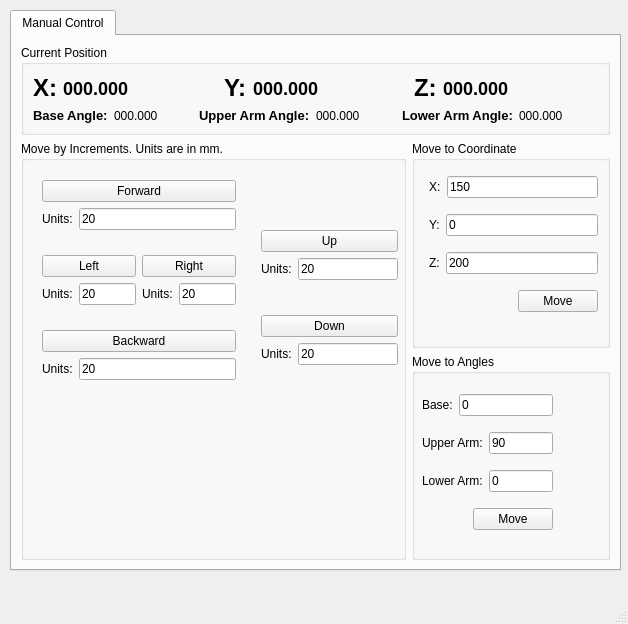
<?xml version="1.0" encoding="UTF-8"?>
<ui version="4.0">
 <class>MainWindow</class>
 <widget class="QMainWindow" name="MainWindow">
  <property name="geometry">
   <rect>
    <x>0</x>
    <y>0</y>
    <width>628</width>
    <height>624</height>
   </rect>
  </property>
  <property name="windowTitle">
   <string>DobotPi</string>
  </property>
  <property name="styleSheet">
   <string notr="true"/>
  </property>
  <property name="unifiedTitleAndToolBarOnMac">
   <bool>false</bool>
  </property>
  <widget class="QWidget" name="centralwidget">
   <widget class="QTabWidget" name="tabWidget">
    <property name="geometry">
     <rect>
      <x>10</x>
      <y>10</y>
      <width>611</width>
      <height>561</height>
     </rect>
    </property>
    <property name="styleSheet">
     <string notr="true"/>
    </property>
    <property name="currentIndex">
     <number>0</number>
    </property>
    <widget class="QWidget" name="tabManualControl">
     <attribute name="title">
      <string>Manual Control</string>
     </attribute>
     <layout class="QVBoxLayout" name="verticalLayout_2">
      <item>
       <widget class="QGroupBox" name="groupBox_5">
        <property name="title">
         <string>Current Position</string>
        </property>
        <layout class="QVBoxLayout" name="verticalLayout_13">
         <item>
          <layout class="QVBoxLayout" name="verticalLayout_12">
           <item>
            <layout class="QHBoxLayout" name="horizontalLayout_19">
             <item>
              <widget class="QLabel" name="label_18">
               <property name="sizePolicy">
                <sizepolicy hsizetype="Fixed" vsizetype="Preferred">
                 <horstretch>0</horstretch>
                 <verstretch>0</verstretch>
                </sizepolicy>
               </property>
               <property name="text">
                <string>&lt;html&gt;&lt;head/&gt;&lt;body&gt;&lt;p&gt;&lt;span style=&quot; font-size:18pt; font-weight:600;&quot;&gt;X:&lt;/span&gt;&lt;/p&gt;&lt;/body&gt;&lt;/html&gt;</string>
               </property>
              </widget>
             </item>
             <item>
              <widget class="QLabel" name="labelCurrentXValue">
               <property name="styleSheet">
                <string notr="true">font-weight: bold;
font-size: 18px;</string>
               </property>
               <property name="text">
                <string>000.000</string>
               </property>
              </widget>
             </item>
             <item>
              <widget class="QLabel" name="label_19">
               <property name="sizePolicy">
                <sizepolicy hsizetype="Fixed" vsizetype="Preferred">
                 <horstretch>0</horstretch>
                 <verstretch>0</verstretch>
                </sizepolicy>
               </property>
               <property name="text">
                <string>&lt;html&gt;&lt;head/&gt;&lt;body&gt;&lt;p&gt;&lt;span style=&quot; font-size:18pt; font-weight:600;&quot;&gt;Y:&lt;/span&gt;&lt;/p&gt;&lt;/body&gt;&lt;/html&gt;</string>
               </property>
              </widget>
             </item>
             <item>
              <widget class="QLabel" name="labelCurrentYValue">
               <property name="styleSheet">
                <string notr="true">font-weight: bold;
font-size: 18px;</string>
               </property>
               <property name="text">
                <string>000.000</string>
               </property>
              </widget>
             </item>
             <item>
              <widget class="QLabel" name="label_20">
               <property name="sizePolicy">
                <sizepolicy hsizetype="Fixed" vsizetype="Preferred">
                 <horstretch>0</horstretch>
                 <verstretch>0</verstretch>
                </sizepolicy>
               </property>
               <property name="text">
                <string>&lt;html&gt;&lt;head/&gt;&lt;body&gt;&lt;p&gt;&lt;span style=&quot; font-size:18pt; font-weight:600;&quot;&gt;Z:&lt;/span&gt;&lt;/p&gt;&lt;/body&gt;&lt;/html&gt;</string>
               </property>
              </widget>
             </item>
             <item>
              <widget class="QLabel" name="labelCurrentZValue">
               <property name="styleSheet">
                <string notr="true">font-weight: bold;
font-size: 18px;</string>
               </property>
               <property name="text">
                <string>000.000</string>
               </property>
              </widget>
             </item>
            </layout>
           </item>
           <item>
            <layout class="QHBoxLayout" name="horizontalLayout_20">
             <item>
              <widget class="QLabel" name="label_24">
               <property name="sizePolicy">
                <sizepolicy hsizetype="Fixed" vsizetype="Preferred">
                 <horstretch>0</horstretch>
                 <verstretch>0</verstretch>
                </sizepolicy>
               </property>
               <property name="text">
                <string>&lt;html&gt;&lt;head/&gt;&lt;body&gt;&lt;p&gt;&lt;span style=&quot; font-size:10pt; font-weight:600;&quot;&gt;Base Angle:&lt;/span&gt;&lt;/p&gt;&lt;/body&gt;&lt;/html&gt;</string>
               </property>
              </widget>
             </item>
             <item>
              <widget class="QLabel" name="labelBaseAngleValue">
               <property name="text">
                <string>000.000</string>
               </property>
              </widget>
             </item>
             <item>
              <widget class="QLabel" name="label_28">
               <property name="sizePolicy">
                <sizepolicy hsizetype="Fixed" vsizetype="Preferred">
                 <horstretch>0</horstretch>
                 <verstretch>0</verstretch>
                </sizepolicy>
               </property>
               <property name="text">
                <string>&lt;html&gt;&lt;head/&gt;&lt;body&gt;&lt;p&gt;&lt;span style=&quot; font-size:10pt; font-weight:600;&quot;&gt;Upper Arm Angle:&lt;/span&gt;&lt;/p&gt;&lt;/body&gt;&lt;/html&gt;</string>
               </property>
              </widget>
             </item>
             <item>
              <widget class="QLabel" name="labelUpperArmAngleValue">
               <property name="text">
                <string>000.000</string>
               </property>
              </widget>
             </item>
             <item>
              <widget class="QLabel" name="label_26">
               <property name="sizePolicy">
                <sizepolicy hsizetype="Fixed" vsizetype="Preferred">
                 <horstretch>0</horstretch>
                 <verstretch>0</verstretch>
                </sizepolicy>
               </property>
               <property name="text">
                <string>&lt;html&gt;&lt;head/&gt;&lt;body&gt;&lt;p&gt;&lt;span style=&quot; font-size:10pt; font-weight:600;&quot;&gt;Lower Arm Angle:&lt;/span&gt;&lt;/p&gt;&lt;/body&gt;&lt;/html&gt;</string>
               </property>
              </widget>
             </item>
             <item>
              <widget class="QLabel" name="labelLowerArmAngleValue">
               <property name="text">
                <string>000.000</string>
               </property>
              </widget>
             </item>
            </layout>
           </item>
          </layout>
         </item>
        </layout>
       </widget>
      </item>
      <item>
       <layout class="QHBoxLayout" name="horizontalLayout">
        <item>
         <widget class="QGroupBox" name="groupBox_3">
          <property name="sizePolicy">
           <sizepolicy hsizetype="MinimumExpanding" vsizetype="Expanding">
            <horstretch>0</horstretch>
            <verstretch>0</verstretch>
           </sizepolicy>
          </property>
          <property name="minimumSize">
           <size>
            <width>385</width>
            <height>0</height>
           </size>
          </property>
          <property name="maximumSize">
           <size>
            <width>16777215</width>
            <height>16777215</height>
           </size>
          </property>
          <property name="title">
           <string>Move by Increments. Units are in mm.</string>
          </property>
          <widget class="QWidget" name="layoutWidget">
           <property name="geometry">
            <rect>
             <x>240</x>
             <y>60</y>
             <width>137</width>
             <height>194</height>
            </rect>
           </property>
           <layout class="QVBoxLayout" name="verticalLayout_10">
            <item>
             <layout class="QVBoxLayout" name="verticalLayout_5">
              <item>
               <widget class="QPushButton" name="pushButtonStepUp">
                <property name="text">
                 <string>Up</string>
                </property>
               </widget>
              </item>
              <item>
               <layout class="QHBoxLayout" name="horizontalLayout_10">
                <item>
                 <widget class="QLabel" name="label_13">
                  <property name="sizePolicy">
                   <sizepolicy hsizetype="Fixed" vsizetype="Preferred">
                    <horstretch>0</horstretch>
                    <verstretch>0</verstretch>
                   </sizepolicy>
                  </property>
                  <property name="text">
                   <string>Units:</string>
                  </property>
                 </widget>
                </item>
                <item>
                 <widget class="QLineEdit" name="lineEditStepUpSize">
                  <property name="text">
                   <string>20</string>
                  </property>
                 </widget>
                </item>
               </layout>
              </item>
             </layout>
            </item>
            <item>
             <layout class="QVBoxLayout" name="verticalLayout_6">
              <item>
               <widget class="QPushButton" name="pushButtonStepDown">
                <property name="text">
                 <string>Down</string>
                </property>
               </widget>
              </item>
              <item>
               <layout class="QHBoxLayout" name="horizontalLayout_11">
                <item>
                 <widget class="QLabel" name="label_14">
                  <property name="sizePolicy">
                   <sizepolicy hsizetype="Fixed" vsizetype="Preferred">
                    <horstretch>0</horstretch>
                    <verstretch>0</verstretch>
                   </sizepolicy>
                  </property>
                  <property name="text">
                   <string>Units:</string>
                  </property>
                 </widget>
                </item>
                <item>
                 <widget class="QLineEdit" name="lineEditStepDownSize">
                  <property name="text">
                   <string>20</string>
                  </property>
                 </widget>
                </item>
               </layout>
              </item>
             </layout>
            </item>
           </layout>
          </widget>
          <widget class="QWidget" name="layoutWidget">
           <property name="geometry">
            <rect>
             <x>21</x>
             <y>20</y>
             <width>194</width>
             <height>238</height>
            </rect>
           </property>
           <layout class="QVBoxLayout" name="verticalLayout_14">
            <item>
             <layout class="QVBoxLayout" name="verticalLayout_4">
              <item>
               <widget class="QPushButton" name="pushButtonStepForward">
                <property name="text">
                 <string>Forward</string>
                </property>
               </widget>
              </item>
              <item>
               <layout class="QHBoxLayout" name="horizontalLayout_9">
                <item>
                 <widget class="QLabel" name="label_9">
                  <property name="sizePolicy">
                   <sizepolicy hsizetype="Fixed" vsizetype="Preferred">
                    <horstretch>0</horstretch>
                    <verstretch>0</verstretch>
                   </sizepolicy>
                  </property>
                  <property name="text">
                   <string>Units:</string>
                  </property>
                 </widget>
                </item>
                <item>
                 <widget class="QLineEdit" name="lineEditStepForwardSize">
                  <property name="text">
                   <string>20</string>
                  </property>
                 </widget>
                </item>
               </layout>
              </item>
             </layout>
            </item>
            <item>
             <layout class="QHBoxLayout" name="horizontalLayout_21">
              <item>
               <layout class="QVBoxLayout" name="verticalLayout_9">
                <item>
                 <widget class="QPushButton" name="pushButtonStepLeft">
                  <property name="text">
                   <string>Left</string>
                  </property>
                 </widget>
                </item>
                <item>
                 <layout class="QHBoxLayout" name="horizontalLayout_14">
                  <item>
                   <widget class="QLabel" name="label_12">
                    <property name="sizePolicy">
                     <sizepolicy hsizetype="Fixed" vsizetype="Preferred">
                      <horstretch>0</horstretch>
                      <verstretch>0</verstretch>
                     </sizepolicy>
                    </property>
                    <property name="text">
                     <string>Units:</string>
                    </property>
                   </widget>
                  </item>
                  <item>
                   <widget class="QLineEdit" name="lineEditStepLeftSize">
                    <property name="text">
                     <string>20</string>
                    </property>
                   </widget>
                  </item>
                 </layout>
                </item>
               </layout>
              </item>
              <item>
               <layout class="QVBoxLayout" name="verticalLayout_7">
                <item>
                 <widget class="QPushButton" name="pushButtonStepRight">
                  <property name="text">
                   <string>Right</string>
                  </property>
                 </widget>
                </item>
                <item>
                 <layout class="QHBoxLayout" name="horizontalLayout_12">
                  <item>
                   <widget class="QLabel" name="label_11">
                    <property name="sizePolicy">
                     <sizepolicy hsizetype="Fixed" vsizetype="Preferred">
                      <horstretch>0</horstretch>
                      <verstretch>0</verstretch>
                     </sizepolicy>
                    </property>
                    <property name="text">
                     <string>Units:</string>
                    </property>
                   </widget>
                  </item>
                  <item>
                   <widget class="QLineEdit" name="lineEditStepRightSize">
                    <property name="text">
                     <string>20</string>
                    </property>
                   </widget>
                  </item>
                 </layout>
                </item>
               </layout>
              </item>
             </layout>
            </item>
            <item>
             <layout class="QVBoxLayout" name="verticalLayout_8">
              <item>
               <widget class="QPushButton" name="pushButtonStepBackward">
                <property name="text">
                 <string>Backward</string>
                </property>
               </widget>
              </item>
              <item>
               <layout class="QHBoxLayout" name="horizontalLayout_13">
                <item>
                 <widget class="QLabel" name="label_10">
                  <property name="sizePolicy">
                   <sizepolicy hsizetype="Fixed" vsizetype="Preferred">
                    <horstretch>0</horstretch>
                    <verstretch>0</verstretch>
                   </sizepolicy>
                  </property>
                  <property name="text">
                   <string>Units:</string>
                  </property>
                 </widget>
                </item>
                <item>
                 <widget class="QLineEdit" name="lineEditStepBackwardSize">
                  <property name="text">
                   <string>20</string>
                  </property>
                 </widget>
                </item>
               </layout>
              </item>
             </layout>
            </item>
           </layout>
          </widget>
         </widget>
        </item>
        <item>
         <layout class="QVBoxLayout" name="verticalLayout">
          <item>
           <widget class="QGroupBox" name="groupBox_4">
            <property name="sizePolicy">
             <sizepolicy hsizetype="Expanding" vsizetype="Expanding">
              <horstretch>0</horstretch>
              <verstretch>0</verstretch>
             </sizepolicy>
            </property>
            <property name="title">
             <string>Move to Coordinate</string>
            </property>
            <widget class="QWidget" name="layoutWidget">
             <property name="geometry">
              <rect>
               <x>17</x>
               <y>25</y>
               <width>169</width>
               <height>158</height>
              </rect>
             </property>
             <layout class="QVBoxLayout" name="verticalLayout_11">
              <item>
               <layout class="QHBoxLayout" name="horizontalLayout_15">
                <item>
                 <widget class="QLabel" name="label_15">
                  <property name="sizePolicy">
                   <sizepolicy hsizetype="Fixed" vsizetype="Preferred">
                    <horstretch>0</horstretch>
                    <verstretch>0</verstretch>
                   </sizepolicy>
                  </property>
                  <property name="text">
                   <string>X:</string>
                  </property>
                 </widget>
                </item>
                <item>
                 <widget class="QLineEdit" name="lineEditMoveToX">
                  <property name="text">
                   <string>150</string>
                  </property>
                 </widget>
                </item>
               </layout>
              </item>
              <item>
               <layout class="QHBoxLayout" name="horizontalLayout_16">
                <item>
                 <widget class="QLabel" name="label_16">
                  <property name="sizePolicy">
                   <sizepolicy hsizetype="Fixed" vsizetype="Preferred">
                    <horstretch>0</horstretch>
                    <verstretch>0</verstretch>
                   </sizepolicy>
                  </property>
                  <property name="text">
                   <string>Y:</string>
                  </property>
                 </widget>
                </item>
                <item>
                 <widget class="QLineEdit" name="lineEditMoveToY">
                  <property name="text">
                   <string>0</string>
                  </property>
                 </widget>
                </item>
               </layout>
              </item>
              <item>
               <layout class="QHBoxLayout" name="horizontalLayout_17">
                <item>
                 <widget class="QLabel" name="label_17">
                  <property name="sizePolicy">
                   <sizepolicy hsizetype="Fixed" vsizetype="Preferred">
                    <horstretch>0</horstretch>
                    <verstretch>0</verstretch>
                   </sizepolicy>
                  </property>
                  <property name="text">
                   <string>Z:</string>
                  </property>
                 </widget>
                </item>
                <item>
                 <widget class="QLineEdit" name="lineEditMoveToZ">
                  <property name="text">
                   <string>200</string>
                  </property>
                 </widget>
                </item>
               </layout>
              </item>
              <item>
               <layout class="QHBoxLayout" name="horizontalLayout_18">
                <item>
                 <spacer name="horizontalSpacer_4">
                  <property name="orientation">
                   <enum>Qt::Horizontal</enum>
                  </property>
                  <property name="sizeHint" stdset="0">
                   <size>
                    <width>40</width>
                    <height>20</height>
                   </size>
                  </property>
                 </spacer>
                </item>
                <item>
                 <widget class="QPushButton" name="pushButtonMoveToCoordinate">
                  <property name="text">
                   <string>Move</string>
                  </property>
                 </widget>
                </item>
               </layout>
              </item>
             </layout>
            </widget>
           </widget>
          </item>
          <item>
           <widget class="QGroupBox" name="groupBox_6">
            <property name="sizePolicy">
             <sizepolicy hsizetype="Expanding" vsizetype="Expanding">
              <horstretch>0</horstretch>
              <verstretch>0</verstretch>
             </sizepolicy>
            </property>
            <property name="title">
             <string>Move to Angles</string>
            </property>
            <widget class="QWidget" name="layoutWidget_2">
             <property name="geometry">
              <rect>
               <x>10</x>
               <y>30</y>
               <width>131</width>
               <height>158</height>
              </rect>
             </property>
             <layout class="QVBoxLayout" name="verticalLayout_15">
              <item>
               <layout class="QHBoxLayout" name="horizontalLayout_22">
                <item>
                 <widget class="QLabel" name="label_21">
                  <property name="sizePolicy">
                   <sizepolicy hsizetype="Fixed" vsizetype="Preferred">
                    <horstretch>0</horstretch>
                    <verstretch>0</verstretch>
                   </sizepolicy>
                  </property>
                  <property name="text">
                   <string>Base:</string>
                  </property>
                 </widget>
                </item>
                <item>
                 <widget class="QLineEdit" name="lineEditMoveToBaseAngle">
                  <property name="text">
                   <string>0</string>
                  </property>
                 </widget>
                </item>
               </layout>
              </item>
              <item>
               <layout class="QHBoxLayout" name="horizontalLayout_23">
                <item>
                 <widget class="QLabel" name="label_22">
                  <property name="sizePolicy">
                   <sizepolicy hsizetype="Fixed" vsizetype="Preferred">
                    <horstretch>0</horstretch>
                    <verstretch>0</verstretch>
                   </sizepolicy>
                  </property>
                  <property name="text">
                   <string>Upper Arm:</string>
                  </property>
                 </widget>
                </item>
                <item>
                 <widget class="QLineEdit" name="lineEditMoveToUpperArmAngle">
                  <property name="text">
                   <string>90</string>
                  </property>
                 </widget>
                </item>
               </layout>
              </item>
              <item>
               <layout class="QHBoxLayout" name="horizontalLayout_24">
                <item>
                 <widget class="QLabel" name="label_23">
                  <property name="sizePolicy">
                   <sizepolicy hsizetype="Fixed" vsizetype="Preferred">
                    <horstretch>0</horstretch>
                    <verstretch>0</verstretch>
                   </sizepolicy>
                  </property>
                  <property name="text">
                   <string>Lower Arm:</string>
                  </property>
                 </widget>
                </item>
                <item>
                 <widget class="QLineEdit" name="lineEditMoveToLowerArmAngle">
                  <property name="text">
                   <string>0</string>
                  </property>
                 </widget>
                </item>
               </layout>
              </item>
              <item>
               <layout class="QHBoxLayout" name="horizontalLayout_25">
                <item>
                 <spacer name="horizontalSpacer_5">
                  <property name="orientation">
                   <enum>Qt::Horizontal</enum>
                  </property>
                  <property name="sizeHint" stdset="0">
                   <size>
                    <width>40</width>
                    <height>20</height>
                   </size>
                  </property>
                 </spacer>
                </item>
                <item>
                 <widget class="QPushButton" name="pushButtonMoveToAngles">
                  <property name="text">
                   <string>Move</string>
                  </property>
                 </widget>
                </item>
               </layout>
              </item>
             </layout>
            </widget>
           </widget>
          </item>
         </layout>
        </item>
       </layout>
      </item>
     </layout>
    </widget>
   </widget>
  </widget>
  <widget class="QMenuBar" name="menubar">
   <property name="geometry">
    <rect>
     <x>0</x>
     <y>0</y>
     <width>628</width>
     <height>27</height>
    </rect>
   </property>
  </widget>
  <widget class="QStatusBar" name="statusbar"/>
 </widget>
 <resources/>
 <connections/>
</ui>
